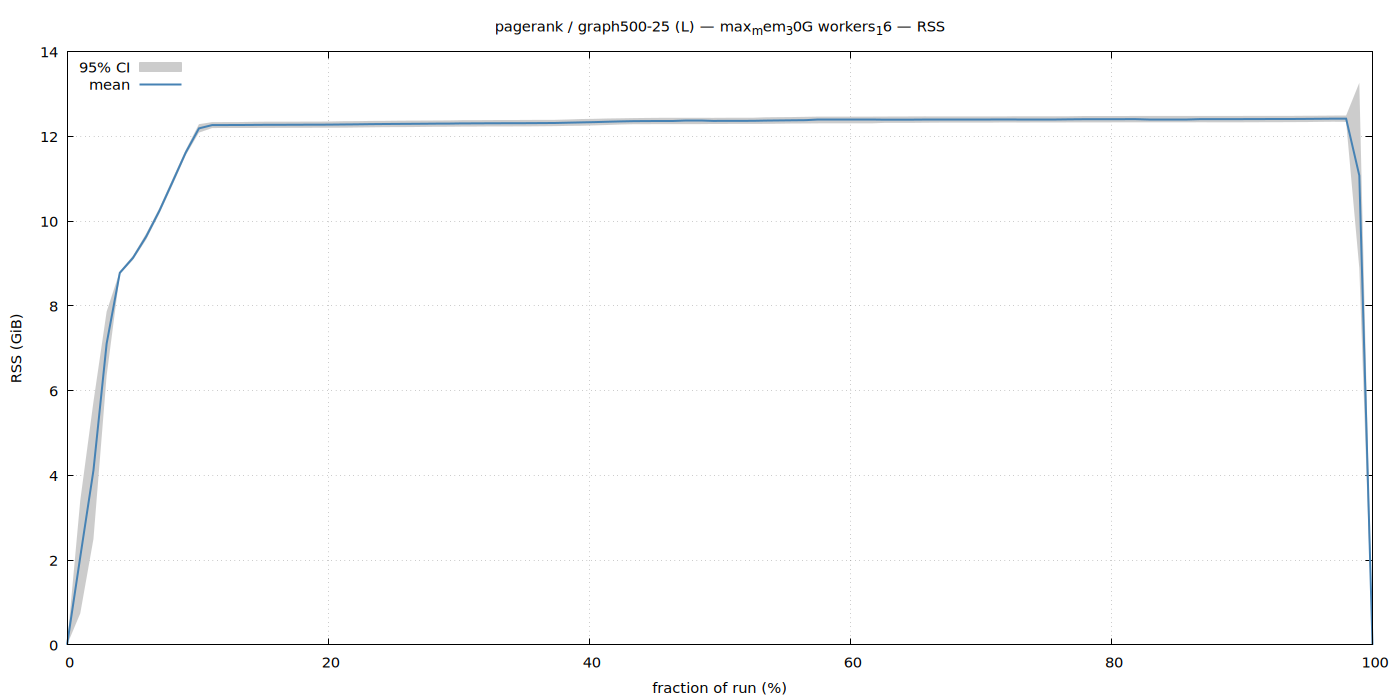

This figure's gnuplot source:
set terminal pngcairo size 1400,700 enhanced font 'Sans,11'
set output '/home/ubuntu/nvm/gfrs/pagerank/L/graph500-25/max_mem_30G_workers_16/rss.png'
set title "pagerank / graph500-25 (L) — max_mem_30G workers_16 — RSS"
set xlabel 'fraction of run (%)'
set ylabel 'RSS (GiB)'
set grid
set key top left
set yrange [0:*]
plot '/home/ubuntu/nvm/gfrs/pagerank/L/graph500-25/max_mem_30G_workers_16/rss.dat' using 1:3:4 with filledcurves lc rgb '#cccccc' title '95% CI', \
     '' using 1:2 with lines lw 2 lc rgb '#4682b4' title 'mean'
